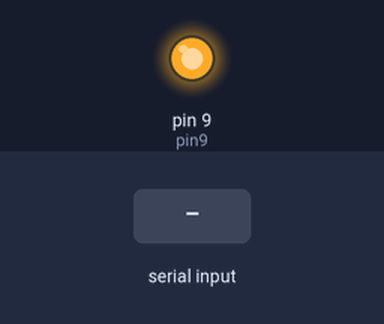
Simulated run of this sketch. Board: Arduino Nano, built with avr-gcc and run on an emulated ATmega328P. Shown: output pins drawn as LEDs (lit = HIGH). The test bench sets the inputs (shaded band).

Above: at 1.2 s.
1.3 s: "b" received over Serial
4.3 s: "a" received over Serial
At 5.4 s:
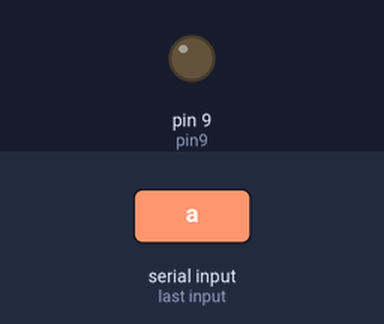
6.4 s: "o" received over Serial
At 7.7 s:
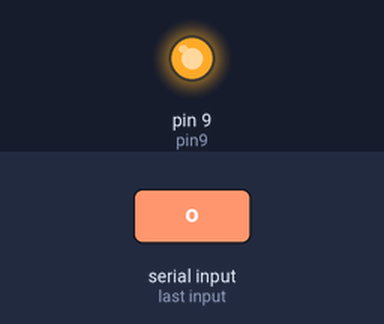
Timing chart, 0 to 9.4 s (numbered marks = the images above; inputs shaded):
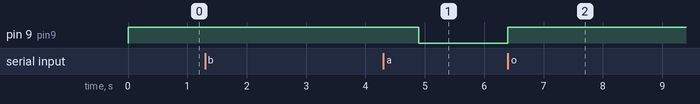

Measured:
- after the input at 4.3 s, pin 9 (pin9): HIGH → LOW after 0.60 s
- after the input at 6.4 s, pin 9 (pin9): LOW → HIGH at once

The sketch:

Esclavo.ino
```cpp
// Programa del Arduino 2 (receptor) Esclavo
// En mi caso el Arduino 2 es el Nano v3 alimentado desde el arduino maestro
int pin9 = 9;        // pin 9 conectado a (+)led(-)+resistencia+GND
int wblink = 0;
int i = 0;

void setup()
{
  Serial.begin(9600);         // Inicio el puerto serie a 9600 baudios
  pinMode(pin9, OUTPUT);      // pin 9 (led) modo SALIDA
  digitalWrite(pin9, HIGH);   // pin 9 (led) nivel ALTO (encendido)
}

void loop()
{
  if (wblink ==1) {
    for (i = 1; i<10; i++){
    digitalWrite(pin9,HIGH);
    delay (100);
    digitalWrite(pin9,LOW);
    }
  }
  if (Serial.available()) {            // lee si al puerto Rx le llegan datos
    int byte_entrada = Serial.read();  // almaceno en byte_entrada el dato que llega al puerto
    if (byte_entrada == 'a')           // Si es una 'a'
    {
      digitalWrite(pin9, LOW);         // Apago el led 9 (nivel BAJO)
      wblink = 0;
    }
    if (byte_entrada == 'b')
    {
      wblink = 1;
    }
    if (byte_entrada == 'o')           // Si es una 'o'
    {
      digitalWrite(pin9, HIGH);        // Enciendo el led 9 (nivel ALTO)
      wblink = 0;
    }
  }
}
```
